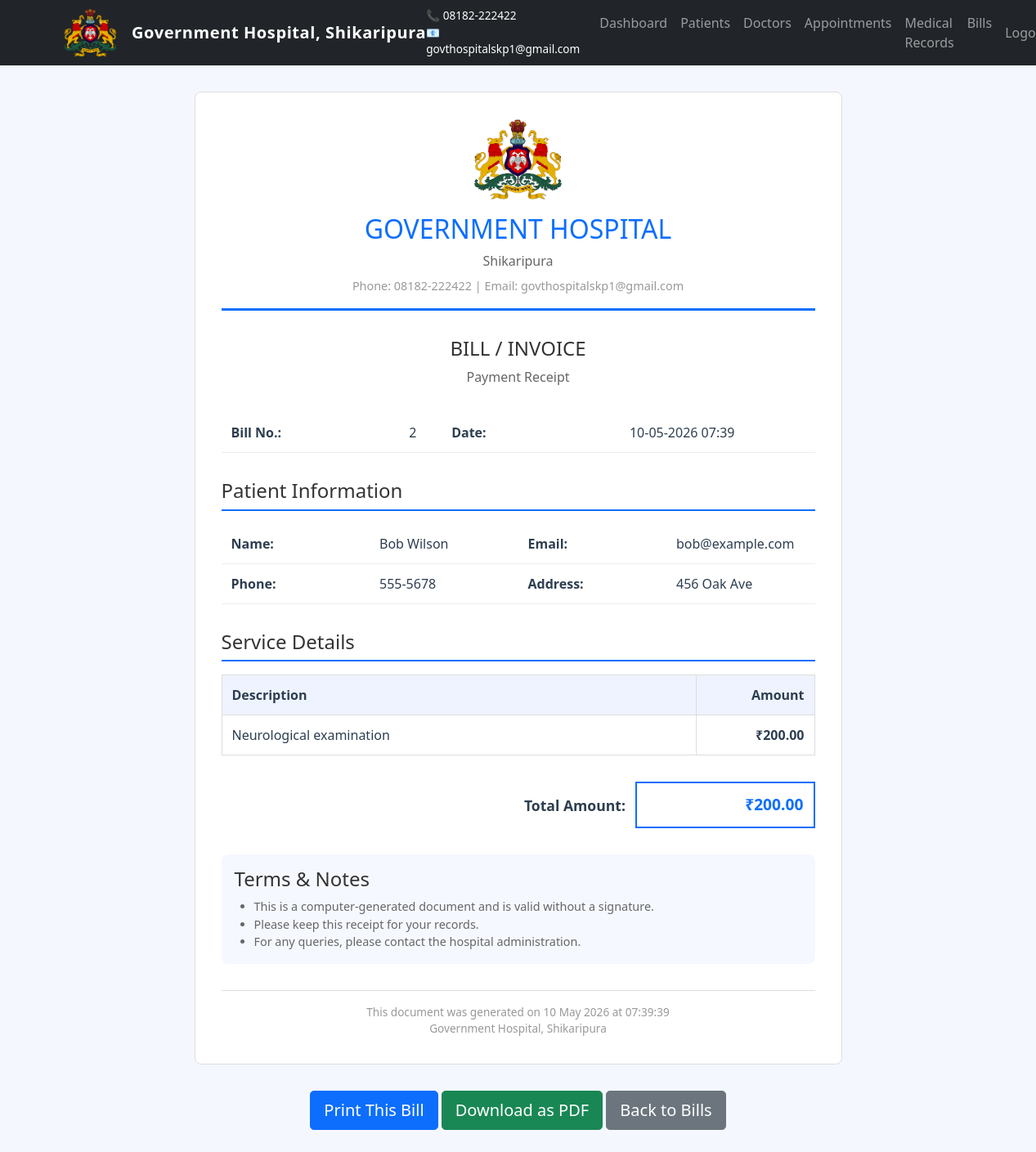
Page /bill/2/print (signed in) on the committed database.
### app.py (models this page shows)
class Bill(db.Model):
    id = db.Column(db.Integer, primary_key=True)
    patient_id = db.Column(db.Integer, db.ForeignKey('patient.id'), nullable=False)
    amount = db.Column(db.Float, nullable=False)
    description = db.Column(db.Text, nullable=False)
    date = db.Column(db.DateTime, default=datetime.utcnow)
    status = db.Column(db.String(50), default='unpaid')  # unpaid, paid
    patient = db.relationship('Patient', backref='bills')

class Patient(db.Model):
    id = db.Column(db.Integer, primary_key=True)
    name = db.Column(db.String(150), nullable=False)
    age = db.Column(db.Integer, nullable=False)
    gender = db.Column(db.String(10), nullable=False)
    phone = db.Column(db.String(20), nullable=False)
    email = db.Column(db.String(150), unique=True, nullable=False)
    address = db.Column(db.Text, nullable=False)
    medical_history = db.Column(db.Text)

### app.py (the view)
@app.route('/bill/<int:id>/print')
@login_required
def print_bill(id):
    bill = Bill.query.get_or_404(id)
    return render_template('print_bill.html', bill=bill)

### app.py (called while the page is built)
@login_manager.user_loader
def load_user(user_id):
    return User.query.get(int(user_id))

### templates/print_bill.html (shortened to what this page needs)
{% extends "base.html" %}
{% block content %}
<div class="container" style="max-width: 8.5in; margin: 2rem auto;">
    <div id="printable-area" style="background: white; padding: 2rem; border: 1px solid #ddd; border-radius: 8px;">
        <div style="text-align: center; margin-bottom: 2rem; border-bottom: 3px solid #0d6efd; padding-bottom: 1rem;">
            <img src="{{ url_for('static', filename='govt-seal.png') }}" alt="Government of Karnataka" style="height: 100px; margin-bottom: 1rem; display: block; margin-left: auto; margin-right: auto;">
            <h1 style="color: #0d6efd; margin: 0; font-size: 2rem;">GOVERNMENT HOSPITAL</h1>
            <p style="margin: 0.5rem 0; color: #666;">Shikaripura</p>
            <p style="margin: 0; font-size: 0.9rem; color: #999;">Phone: 08182-222422 | Email: govthospitalskp1@gmail.com</p>
        </div>
        <div style="text-align: center; margin-bottom: 2rem;">
            <h2 style="color: #333; margin: 0; font-size: 1.5rem;">BILL / INVOICE</h2>
            <p style="color: #666; margin: 0.5rem 0;">Payment Receipt</p>
        </div>
        <div style="margin-bottom: 2rem;">
            <table style="width: 100%; border-collapse: collapse;">
                <tr>
                    <td style="padding: 0.75rem; border-bottom: 1px solid #eee; width: 30%; font-weight: bold;">Bill No.:</td>
                    <td style="padding: 0.75rem; border-bottom: 1px solid #eee;">{{ bill.id }}</td>
                    <td style="padding: 0.75rem; border-bottom: 1px solid #eee; width: 30%; font-weight: bold;">Date:</td>
                    <td style="padding: 0.75rem; border-bottom: 1px solid #eee;">{{ bill.date.strftime('%d-%m-%Y %H:%M') }}</td>
                </tr>
            </table>
        </div>
        <div style="margin-bottom: 2rem;">
            <h4 style="color: #333; margin: 0 0 1rem 0; padding-bottom: 0.5rem; border-bottom: 2px solid #0d6efd;">Patient Information</h4>
            <table style="width: 100%; border-collapse: collapse;">
                <tr>
                    <td style="padding: 0.75rem; border-bottom: 1px solid #eee; width: 25%; font-weight: bold;">Name:</td>
                    <td style="padding: 0.75rem; border-bottom: 1px solid #eee; width: 25%;">{{ bill.patient.name }}</td>
                    <td style="padding: 0.75rem; border-bottom: 1px solid #eee; width: 25%; font-weight: bold;">Email:</td>
                    <td style="padding: 0.75rem; border-bottom: 1px solid #eee; width: 25%;">{{ bill.patient.email }}</td>
                </tr>
                <tr>
                    <td style="padding: 0.75rem; border-bottom: 1px solid #eee; font-weight: bold;">Phone:</td>
                    <td style="padding: 0.75rem; border-bottom: 1px solid #eee;">{{ bill.patient.phone }}</td>
                    <td style="padding: 0.75rem; border-bottom: 1px solid #eee; font-weight: bold;">Address:</td>
                    <td style="padding: 0.75rem; border-bottom: 1px solid #eee;">{{ bill.patient.address }}</td>
                </tr>
            </table>
        </div>
        <div style="margin-bottom: 2rem;">
            <h4 style="color: #333; margin: 0 0 1rem 0; padding-bottom: 0.5rem; border-bottom: 2px solid #0d6efd;">Service Details</h4>
            <table style="width: 100%; border-collapse: collapse;">
                <thead>
                    <tr style="background-color: #eef3ff;">
                        <th style="padding: 0.75rem; text-align: left; border: 1px solid #ddd; font-weight: bold;">Description</th>
                        <th style="padding: 0.75rem; text-align: right; border: 1px solid #ddd; font-weight: bold; width: 20%;">Amount</th>
                    </tr>
                </thead>
                <tbody>
                    <tr>
                        <td style="padding: 0.75rem; border: 1px solid #ddd;">{{ bill.description }}</td>
                        <td style="padding: 0.75rem; border: 1px solid #ddd; text-align: right; font-weight: bold;">₹{{ "%.2f"|format(bill.amount) }}</td>
                    </tr>
                </tbody>
            </table>
        </div>
        <div style="margin-bottom: 2rem;">
            <table style="width: 100%; border-collapse: collapse;">
                <tr>
                    <td style="padding: 0.75rem; text-align: right; width: 70%; font-weight: bold; font-size: 1.1rem;">Total Amount:</td>
                    <td style="padding: 0.75rem; text-align: right; font-weight: bold; font-size: 1.2rem; color: #0d6efd; border: 2px solid #0d6efd;">₹{{ "%.2f"|format(bill.amount) }}</td>
                </tr>
            </table>
        </div>
        <div style="margin-bottom: 2rem; padding: 1rem; background-color: #f5f8ff; border-radius: 8px;">
            <h4 style="color: #333; margin: 0 0 0.5rem 0;">Terms & Notes</h4>
            <ul style="margin: 0; padding-left: 1.5rem; color: #666; font-size: 0.9rem;">
                <li>This is a computer-generated document and is valid without a signature.</li>
                <li>Please keep this receipt for your records.</li>
                <li>For any queries, please contact the hospital administration.</li>
            </ul>
        </div>
        <div style="text-align: center; padding-top: 1rem; border-top: 1px solid #ddd; color: #999; font-size: 0.85rem;">
            <p style="margin: 0;">This document was generated on {{ bill.date.strftime('%d %B %Y at %H:%M:%S') }}</p>
            <p style="margin: 0;">Government Hospital, Shikaripura</p>
        </div>
    </div>
    <div style="text-align: center; margin-top: 2rem; no-print">
        <button onclick="window.print()" class="btn btn-primary btn-lg">
             Print This Bill
        </button>
        <a href="{{ url_for('generate_bill_pdf', id=bill.id) }}" class="btn btn-success btn-lg">
             Download as PDF
        </a>
        <a href="{{ url_for('bills') }}" class="btn btn-secondary btn-lg">
             Back to Bills
        </a>
    </div>
</div>
{% endblock %}

### templates/print_bill.html (style rules this page uses)
body { background: white; }
.container { max-width: 100%; margin: 0; }
.btn-group, [onclick], .no-print { display: none !important; }
#printable-area { border: none; box-shadow: none; padding: 0; }

### rows in the picture
Bill: id "2", date "10-05-2026 07:39", description "Neurological examination", amount "200.00", date "10 May 2026 at 07:39:39"
Patient: patient.name "Bob Wilson", patient.email "bob@example.com", patient.phone "555-5678", patient.address "456 Oak Ave"
